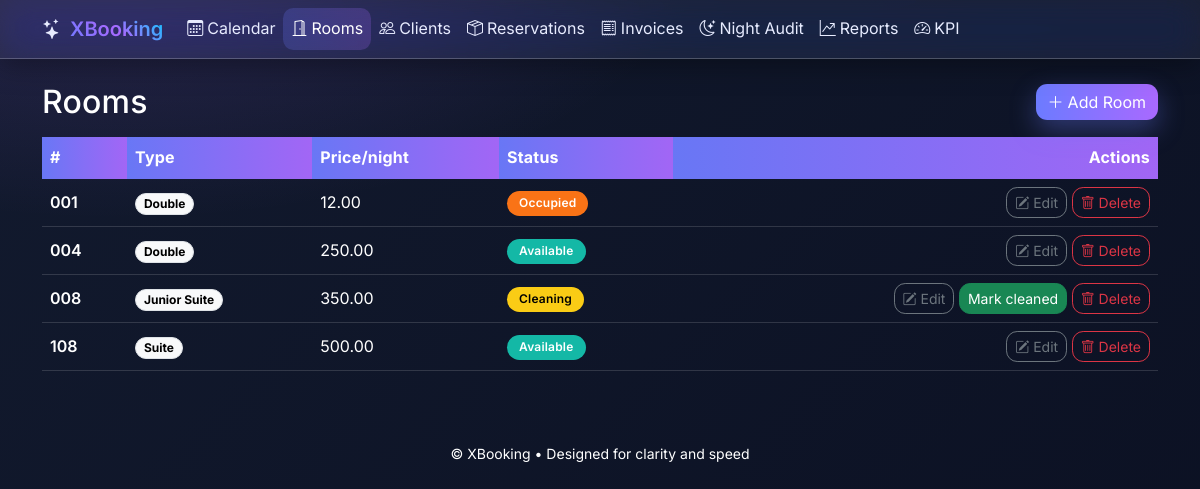
Page /rooms/ on the earlier database version.
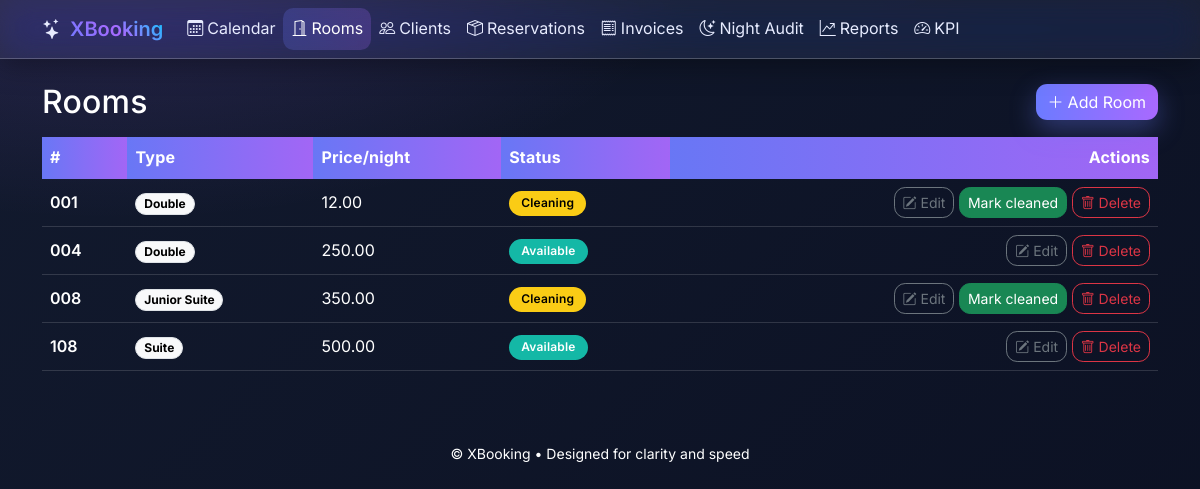
Same page on the later database version.
### hotellapp/models.py (models this page shows, shortened)
class Room(models.Model):
    class Type(models.TextChoices):
        SINGLE = "single", "Single"
        DOUBLE = "double", "Double"
        TWIN = "twin", "Twin"
        SUITE = "suite", "Suite"
        APARTMENT = "apartment", "Serviced Apartment"
        JUNIOR_SUITE = "junior_suite", "Junior Suite"
    class Status(models.TextChoices):
        AVAILABLE = "available", "Available"
        OCCUPIED = "occupied", "Occupied"
        CLEANING = "cleaning", "Cleaning"
    number = models.CharField(max_length=10, unique=True)
    type = models.CharField(max_length=20, choices=Type.choices, default=Type.DOUBLE)
    price_per_night = models.DecimalField(max_digits=8, decimal_places=2, default=Decimal("0.00"))
    status = models.CharField(max_length=15, choices=Status.choices, default=Status.AVAILABLE)

### hotellapp/views.py (the view)
# urls.py: path("rooms/", RoomListView.as_view(), name="room_list"),
class RoomListView(ListView):
    model = Room
    template_name = "hotellapp/room_list.html"
    context_object_name = "rooms"

### templates/hotellapp/room_list.html (shortened to what this page needs)
{% extends "hotellapp/base.html" %}
{% block content %}
<div class="d-flex justify-content-between align-items-center mb-3">
  <h2 class="mb-0">Rooms</h2>
  <a class="btn btn-primary" href="{% url 'room_add' %}"><i class="bi bi-plus-lg me-1"></i>Add Room</a>
</div>
<table class="table table-hover align-middle table-modern">
  <thead class="table-light">
    <tr>
      <th>#</th>
      <th>Type</th>
      <th>Price/night</th>
      <th>Status</th>
      <th class="text-end">Actions</th>
    </tr>
  </thead>
  <tbody>
    {% for room in rooms %}
      <tr>
        <td><span class="fw-semibold">{{ room.number }}</span></td>
        <td><span class="badge rounded-pill text-bg-light border">{{ room.get_type_display }}</span></td>
        <td>{{ room.price_per_night }}</td>
        <td>
          <span class="badge status-badge status-{{ room.status }}">{{ room.get_status_display }}</span>
        </td>
        <td class="text-end">
          <a class="btn btn-sm btn-outline-secondary" href="{% url 'room_edit' room.pk %}"><i class="bi bi-pencil-square"></i> Edit</a>
          {% if room.status == 'cleaning' %}
            <form method="post" action="{% url 'room_mark_cleaned' room.pk %}" class="d-inline">
              <button class="btn btn-sm btn-success"> Mark cleaned</button>
            </form>
          {% endif %}
          <a class="btn btn-sm btn-outline-danger" href="{% url 'room_delete' room.pk %}"><i class="bi bi-trash"></i> Delete</a>
        </td>
      </tr>
    {% empty %}
      <tr><td colspan="5" class="text-center text-muted">No rooms yet.</td></tr>
    {% endfor %}
  </tbody>
</table>
{% endblock %}

Differences in the rows shown:
changed Room (number 1 of 4 on the later page): status "Occupied" → "Cleaning"; now shows "Mark cleaned"
